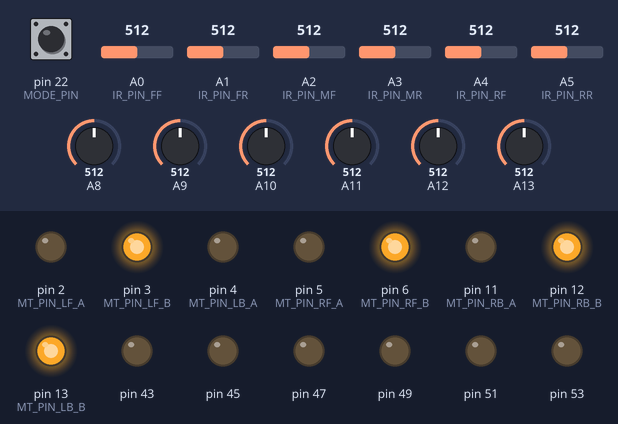
Recording of a sketch running on a simulated Arduino Mega 2560, built with avr-gcc and run on an emulated ATmega2560. On the bench: output pins drawn as LEDs (lit = HIGH). The test bench sets the inputs (shaded band); at power-on: A12 = 512, A4 (IR_PIN_RF) = 512, A1 (IR_PIN_FR) = 512, A0 (IR_PIN_FF) = 512, A2 (IR_PIN_MF) = 512, pin 22 (MODE_PIN) LOW, A3 (IR_PIN_MR) = 512, A5 (IR_PIN_RR) = 512, A8 = 512, A9 = 512, A10 = 512, A11 = 512, A13 = 512. What the sketch prints to the serial monitor is not drawn.

Above: at 3.7 s.
3.8 s: A12 set to 495
At 5.6 s:
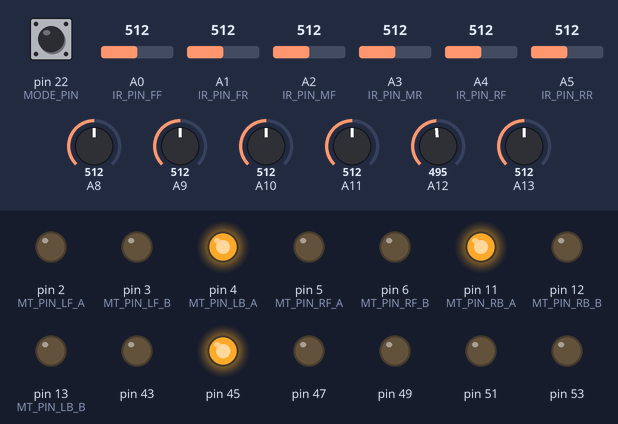
6.8 s: A4 (IR_PIN_RF) set to 488
At 8.2 s:
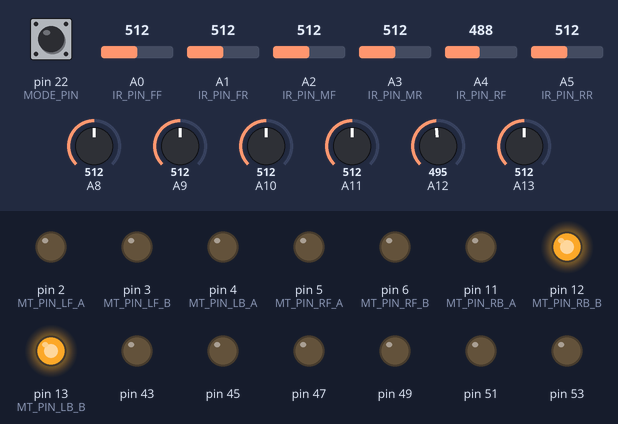
9.8 s: A1 (IR_PIN_FR) set to 519
11.5 s: A1 (IR_PIN_FR) set to 542
At 12.1 s:
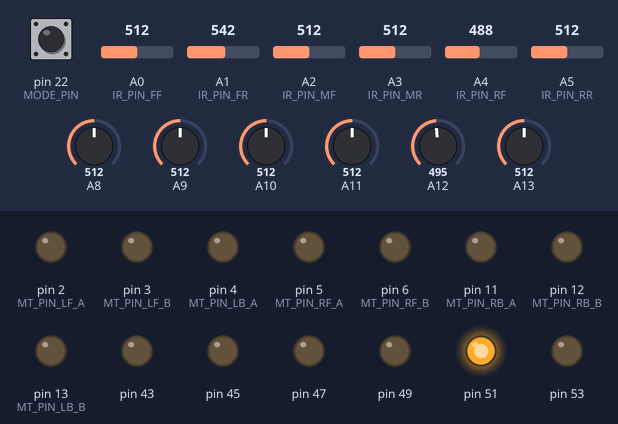
13.0 s: A0 (IR_PIN_FF) set to 716
At 13.8 s:
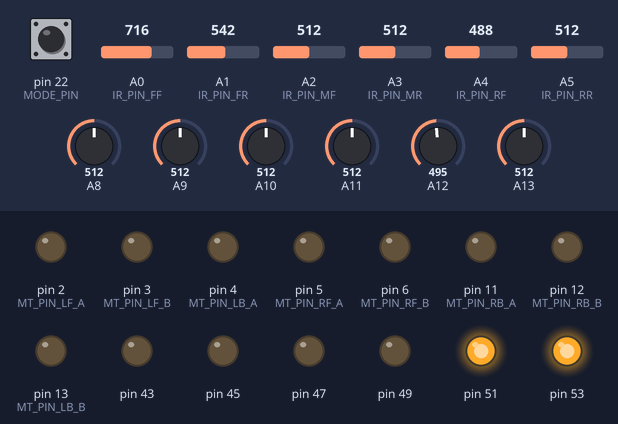
14.5 s: A2 (IR_PIN_MF) set to 716
At 14.9 s:
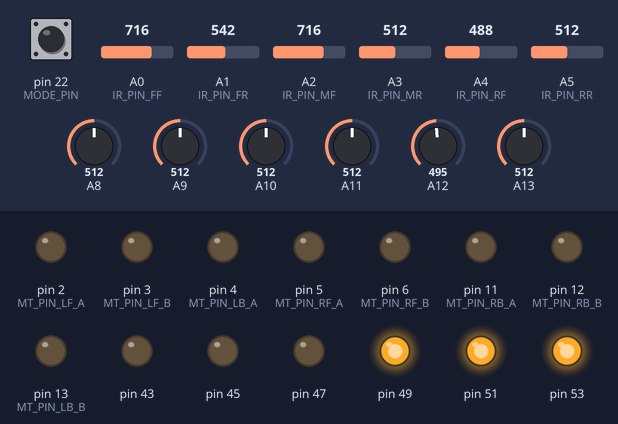
Timing chart, 0 to 17.0 s (numbered marks = the images above; inputs shaded):
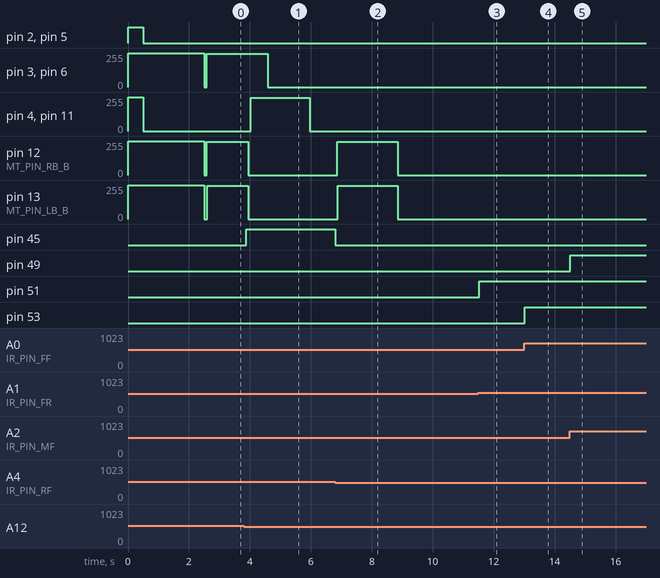

Measured:
- the behaviour switches between 510 and 509 on A12 (found by bisection; images 0 and 1)
- the behaviour switches between 496 and 495 on A4 (IR_PIN_RF) (found by bisection; images 1 and 2)
- the behaviour switches between 525 and 526 on A1 (IR_PIN_FR) (found by bisection; images 2 and 3)
- after the input at 3.8 s, pin 4 (MT_PIN_LB_A): 0/255 → 250/255 after 0.23 s, → 0/255 1.9 s later; pin 11 (MT_PIN_RB_A): 0/255 → 250/255 after 0.22 s, → 0/255 2.0 s later; pin 12 (MT_PIN_RB_B), pin 13 (MT_PIN_LB_B): 250/255 → 0/255 after 0.14 s instead of 0.74 s; pin 45: LOW → HIGH after 0.07 s
- after the input at 6.8 s, pin 12 (MT_PIN_RB_B): 0/255 → 250/255 after 0.07 s, → 0/255 2.0 s later; pin 13 (MT_PIN_LB_B): 0/255 → 250/255 after 0.08 s, → 0/255 2.0 s later; pin 45: HIGH → LOW at once
- after the input at 9.8 s, every drawn part: stays the same
- after the input at 11.5 s, pin 51: LOW → HIGH at once
- after the input at 13.0 s, pin 53: LOW → HIGH at once
- after the input at 14.5 s, pin 49: LOW → HIGH at once

The sketch:

destroyer1.ino
```cpp
//【最終版】小山小僧が角材をまたぐためのプログラム(半独立系)
//for Arduino MEGA
#include <math.h>

#include "motor_drives5.h"      //モータ制御
#include "dist_sens.h"          //測距センサ

#include "params.h"             //パラメータ一覧

#define LEG 4    //脚の本数
#define reverse_val(x) (-1 * x)
//変数
motor_drives4 mt_leg[LEG];     //脚伸縮用モータ
blockFinders  bfs;             //角材検知用センサユニット(赤外線)
int           leg_sts;         //脚の伸縮ステータス
int           ir_pins[][IR_SENSES][IR_VAL_TYPES] = {
                                                       { {IR_PIN_FF, IR_VAL_FF ,IR_LED_FF} ,{IR_PIN_FR, IR_VAL_FR ,IR_LED_FR} }
                                                      ,{ {IR_PIN_MF, IR_VAL_MF ,IR_LED_MF} ,{IR_PIN_MR, IR_VAL_MR ,IR_LED_MR} }
                                                      ,{ {IR_PIN_RF, IR_VAL_RF ,IR_LED_RF} ,{IR_PIN_RR, IR_VAL_RR ,IR_LED_RR} }
                                                   };

//boolean       control_mode = true;        //制御モード(true:オート false:マニュアル)
boolean       control_flg[2]  = {false,true};
destroy_led   d_led = destroy_led(DESTROY_LED1,DESTROY_LED2);  //ピンは逆でも可
void setup(){
Serial.begin(9600);

  pinMode(MODE_PIN       ,INPUT);         //制御モード(自動/手動)識別用
  pinMode(MANUAL_FRNT_PIN,INPUT);         //手動モード時の前脚ステータス
  pinMode(MANUAL_BACK_PIN,INPUT);         //手動モード時の後脚ステータス

  //センサ
  bfs        = blockFinders(ir_pins);                //赤外線センサユニット
  leg_sts    = bfs.getLegStatus();                   //脚の状態

  //モータ設定初期化
  mt_leg[0]  = motor_drives4(MT_PIN_RF_A  ,MT_PIN_RF_B);//右前脚モータ
  mt_leg[1]  = motor_drives4(MT_PIN_LF_A  ,MT_PIN_LF_B);//左前脚モータ
  mt_leg[2]  = motor_drives4(MT_PIN_RB_A  ,MT_PIN_RB_B);//右後脚モータ
  mt_leg[3]  = motor_drives4(MT_PIN_LB_A  ,MT_PIN_LB_B);//左後脚モータ

  //モータドライバ充電
  for(int i = 0;i < LEG;i++){
    mt_leg[i].motor_charge();
  }
  delay(W_UP_WAIT_TIME_1);

  //脚状態初期化
  for(int i = 0;i < LEG;i++){
    mt_leg[i].motor_ini();
  }
  delay(W_UP_WAIT_TIME_2);

  //モータを止める
  for(int i = 0;i < LEG;i++){
    mt_leg[i].motor_stop();
  }
  Serial.println("Wake up ");
  ///////////////////////////////////////////
}

//脚の状態確認用
inline void legsts_view(int sts){
  if(sts == FULL_SHRINK){
    //Serial.print("Front:UP    Rear:UP");
  }
  else if(sts == FRNT_STRECH){
    //Serial.print("Front:DOWN  Rear:UP");
  }
  else if(sts == BACK_STRECH){
    //Serial.print("Front:UP    Rear:DOWN");
  }
  else if(sts == FULL_STRECH){
    //Serial.print("Front:DOWN  Rear:DOWN");
  }
  else{
    //Serial.print("Err");
  }
}


void loop(){
//Serial.print("[");
//Serial.print(digitalRead(MODE_PIN));
//Serial.print(":");
//Serial.print(digitalRead(MANUAL_FRNT_PIN));
//Serial.print(":");
//Serial.print(digitalRead(MANUAL_BACK_PIN));
//Serial.print("]");
  //モードチェック
//  if(digitalRead(MODE_PIN) == MANUAL_MODE && !control_flg){//マニュアルモード切替(オルタネート)
//    control_mode = !control_mode;
//    control_flg  = true;
//  }
//  else{
//    control_flg  = false;
//  }
  control_flg[1] = control_flg[0];
  control_flg[0] = digitalRead(MODE_PIN);
  bfs.blockFinding();

//  if(control_mode){
  if(control_flg[0] == AUTO_MODE){  //自動制御モード[妖精モード](通常時/通信途絶時)

    //モード切替直後
    if(control_flg[1] != control_flg[0]){
      bfs.unitClear();    //全センサユニットを初期化
      d_led.led_stop();   //モード識別ランプを消灯
    }

    //角材対応
    bfs.blockFinding();                //角材検知
    leg_sts = bfs.getLegStatus();      //脚の状態を得る

//legsts_view(leg_sts);//動作チェック用

    //各脚の伸縮を決める
    if(leg_sts == FULL_STRECH){//クローラを使わない場合
      for(int i = 0;i < LEG;i++){
        mt_leg[i].setTargetVal(reverse_val(MAX_DRIVE_VAL));    //全脚伸ばす
      }
    }
    else{//クローラを使う場合
      if(leg_sts == FRNT_STRECH){//前輪＋クローラ
        //前輪伸ばす
        mt_leg[0].setTargetVal(reverse_val(MAX_DRIVE_VAL));
        mt_leg[1].setTargetVal(reverse_val(MAX_DRIVE_VAL));
        //後輪収納
        mt_leg[2].setTargetVal(MAX_DRIVE_VAL);
        mt_leg[3].setTargetVal(MAX_DRIVE_VAL);
      }
      else if(leg_sts == BACK_STRECH){//クローラ＋後輪
        //前輪収納
        mt_leg[0].setTargetVal(MAX_DRIVE_VAL);
        mt_leg[1].setTargetVal(MAX_DRIVE_VAL);
        //後輪伸ばす
        mt_leg[2].setTargetVal(reverse_val(MAX_DRIVE_VAL));
        mt_leg[3].setTargetVal(reverse_val(MAX_DRIVE_VAL));
      }
      else if(leg_sts == FULL_SHRINK){//クローラのみ
        //全輪収納
        for(int i = 0;i < LEG;i++){
          mt_leg[i].setTargetVal(MAX_DRIVE_VAL);
        }
      }
    }

//Serial.println("");
  }

  else if(control_flg[0] == MANUAL_MODE){//マニュアルモード[デストロイモード](非常時/坂道運転時)
//Serial.print("[000000]");

//    bfs.destroy_marker();
    d_led.led_ctrl();
    //前脚コントロール
    if     (digitalRead(MANUAL_FRNT_PIN) == MANUAL_STRECH){//伸ばす
      mt_leg[0].setTargetVal(reverse_val(MAX_DRIVE_VAL));
      mt_leg[1].setTargetVal(reverse_val(MAX_DRIVE_VAL));
//Serial.print("[111111]");
    }
    else if(digitalRead(MANUAL_FRNT_PIN) == MANUAL_SHRINK){//収納
      mt_leg[0].setTargetVal(MAX_DRIVE_VAL);
      mt_leg[1].setTargetVal(MAX_DRIVE_VAL);
//Serial.print("[222222]");
    }
    //後脚コントロール
    if     (digitalRead(MANUAL_BACK_PIN) == MANUAL_STRECH){//伸ばす
      mt_leg[2].setTargetVal(reverse_val(MAX_DRIVE_VAL));
      mt_leg[3].setTargetVal(reverse_val(MAX_DRIVE_VAL));
//Serial.print("[333333]");
    }
    else if(digitalRead(MANUAL_BACK_PIN) == MANUAL_SHRINK){//収納
      mt_leg[2].setTargetVal(MAX_DRIVE_VAL);
      mt_leg[3].setTargetVal(MAX_DRIVE_VAL);
//Serial.print("[444444]");
    }
//Serial.println("");
  }

  //各脚を伸縮する
  for(int i = 0;i < LEG;i++){
    mt_leg[i].motor_drive();//右前脚
  }

}
```

dist_sens.cpp
```cpp
//各種測距センサ用クラス

#include <arduino.h>
#include <math.h>
#include "dist_sens.h"
#include "params.h"

//////////////////////////////////////////////////////////
//blockFinderUnitクラス
//測距センサ1ペア分の管理用

//コンストラクタ
 blockFinderUnit::blockFinderUnit(){};
 blockFinderUnit::blockFinderUnit(int p_pins[][IR_VAL_TYPES]){

  pinF    = p_pins[IR_FRNT][BFU_OUTPUT];     //前側センサの接続ピン
  pinB    = p_pins[IR_BACK][BFU_OUTPUT];     //後側センサの接続ピン
  pinFval = p_pins[IR_FRNT][BFU_VALUE];      //前側センサの調整用ピン
  pinBval = p_pins[IR_BACK][BFU_VALUE];      //後側センサの調整用ピン
  pinFled = p_pins[IR_FRNT][BFU_LED];        //前側センサのインジケータランプ
  pinBled = p_pins[IR_BACK][BFU_LED];        //後側センサのインジケータランプ
//  flg[0]  = false;                           //前側センサの反応状態
//  flg[1]  = false;                           //後側センサの反応状態
//  i[0]    = 0;                               //角材カウンタ(now)
//  i[1]    = 0;                               //角材カウンタ(old)
//  sts[0]  = 0;                               //センサユニットのステータス(直近)(now)
//  sts[1]  = 10;                              //センサユニットのステータス(直近)(old)
//  bsts[0] = 10;                              //センサユニットのステータス(遷移)(now)
//  bsts[1] = 10;                              //センサユニットのステータス(遷移)(old)
//  way_flg = false;                           //角材を見つけたときのロボットの移動方向
  unitClear();                               //各種値の初期化

  //センサ調整用
  pinMode(pinFled,OUTPUT);
  pinMode(pinBled,OUTPUT);
  digitalWrite(pinFled,LOW);
  digitalWrite(pinBled,LOW);
}

//角材検知機能本体
void blockFinderUnit::block_finder(){
  flg[IR_FRNT] = getSts(pinF,pinFval);
  flg[IR_BACK] = getSts(pinB,pinBval);
  digitalWrite(pinFled,flg[IR_FRNT]);
  digitalWrite(pinBled,flg[IR_BACK]);

  sts[1] = sts[0];
  if     (flg[0]&&flg[0]!=flg[1]) sts[0] = IR_FRNT_ON;  //前側センサのみ反応あり
  else if(flg[0]&&flg[1])         sts[0] = IR_BOTH_ON;  //両方のセンサに反応あり
  else if(flg[1]&&flg[0]!=flg[1]) sts[0] = IR_BACK_ON;  //後側センサのみ反応あり
  else                            sts[0] = IR_BOTH_OFF;  //反応なし

  if(sts[0] != sts[1]){//ステータスが変わったとき
    i[1] = i[0];  //角材の数の変化を控えておく
    if( sts[0] == IR_BACK_ON
    && bsts[0] == IR_BOTH_ON
    && bsts[1] == IR_FRNT_ON){//前→後(増)
      i[0]++;
//      way_flg = true;
    }
    else if(sts[0] == 1 && bsts[0] == 2 && bsts[1] == 3){//後→前(減)
      i[0]--;
//      way_flg = false;
    }
    //ステータスが何から何に変わったか控えておく
    bsts[1] = bsts[0];
    bsts[0] = sts[0];
  }
Serial.print("(");
Serial.print(bsts[0]);
Serial.print(":");
Serial.print(bsts[1]);
Serial.print(")");
}

boolean blockFinderUnit::getSts(int p_pin                  //赤外線センサ
                               ,int p_pin_val              //感度調整用ボリューム
                               ){
  tmp_sens_val = analogRead(p_pin);      //センサ値を得る
  tmp_val_val  = analogRead(p_pin_val);  //しきい値を得る


  //センサの値を丸める
  tmp_val_val  /= IR_SENSITIV_VAL;
  tmp_val_val  *= IR_SENSITIV_VAL;

  //調整ボリュームの値を丸める
  tmp_val_val  /= IR_SENSITIV_VAL;
  tmp_val_val  *= IR_SENSITIV_VAL;
  tmp_val_val  += (IR_SENSITIV_VAL/2);
//Serial.print("[");
//Serial.print(tmp_sens_val);
//Serial.print(tmp_val_val);
//Serial.print("]");

  if     (tmp_sens_val >  tmp_val_val) return true;        //角材あり
  else if(tmp_sens_val <= tmp_val_val) return false;       //なし
}

//センサユニットのステータスを返す
int blockFinderUnit::getUnitStatus(){
  return sts[0];
}

//またいだ角材数を返す
int blockFinderUnit::getBlkCnt(){
  return i[0];
}

//角材上でロボットが動いた方向を返す
boolean blockFinderUnit::getWayFlg(){

  if(bsts[0] < bsts[1]) way_flg = false;  //後退時
  else                  way_flg = true;   //前進時

  return way_flg;
}

//角材検知ユニットのデータを初期化する
void blockFinderUnit::unitClear(){
  flg[0]  = false;                           //前側センサの反応状態
  flg[1]  = false;                           //後側センサの反応状態
  i[0]    = 0;                               //角材カウンタ(now)
  i[1]    = 0;                               //角材カウンタ(old)
  sts[0]  = 0;                               //センサユニットのステータス(直近)(now)
  sts[1]  = 10;                              //センサユニットのステータス(直近)(old)
  bsts[0] = 10;                              //センサユニットのステータス(遷移)(now)
  bsts[1] = 10;                              //センサユニットのステータス(遷移)(old)
  way_flg = false;                           //角材を見つけたときのロボットの移動方向
}

//マニュアルモード時にセンサ調整用LEDを互い違いに点灯させる
void blockFinderUnit::destroy_marker(boolean p_mt_led){
    digitalWrite(pinFled,!p_mt_led);
    digitalWrite(pinBled, p_mt_led);
}

//移動方向フラグを設定する
void blockFinderUnit::set_wayFlg(boolean p_flg){
  way_flg = p_flg;
}

//////////////////////////////////////////////////////////
//blockFindersクラス
//センサユニット3個を1グループとして連動管理する

//コンストラクタ
 blockFinders::blockFinders(){};
 blockFinders::blockFinders(int p_pins[][IR_SENSES][IR_VAL_TYPES]){

  //センサユニット初期化
  bfu[0] = blockFinderUnit(p_pins[0]);
  bfu[1] = blockFinderUnit(p_pins[1]);
  bfu[2] = blockFinderUnit(p_pins[2]);

  //脚部伸縮フラグ
  leg_flg[FRNT_LEGS] = true;
  leg_flg[BACK_LEGS] = true;

  leg_sts            = FULL_STRECH;
 }

//角材探知、脚伸縮ロジック本体
//戻り値：
//  0:両方伸ばす
//  1:前だけ縮める
//  2:両方縮める
//  3:後だけ縮める
void blockFinders::blockFinding(){
  //角材の有無を調べる
  for(int i = 0;i<3;i++){
    bfu[i].block_finder();
  }

//各位置の通過本数を見る
Serial.print("[");
Serial.print(bfu[0].getBlkCnt());
Serial.print("][");
Serial.print(bfu[1].getBlkCnt());
Serial.print("][");
Serial.print(bfu[2].getBlkCnt());
Serial.print("]");

//Serial.print("(");
//Serial.print(bfu[0].getWayFlg());
//Serial.print(")(");
//Serial.print(bfu[1].getWayFlg());
//Serial.print(")(");
//Serial.print(bfu[2].getWayFlg());
//Serial.print(")");

  //進入向きフラグ設定
  if(bfu[0].getBlkCnt() == bfu[1].getBlkCnt() && bfu[1].getBlkCnt() == bfu[2].getBlkCnt()){
    if(bfu[0].getUnitStatus() == 1 && bfu[1].getUnitStatus() == 0 && bfu[2].getUnitStatus() == 0){//前進で角材を越え始めた場合
      set_wayFlg(GO_FWRD);
    }
    else if(bfu[0].getUnitStatus() == 0 && bfu[1].getUnitStatus() == 0 && bfu[2].getUnitStatus() == 1){//後進で角材を越え始めた場合
      set_wayFlg(GO_BACK);
    }
  }

  //またいでいる途中の角材が無い場合
  if((bfu[0].getBlkCnt() == bfu[1].getBlkCnt() && bfu[1].getBlkCnt() == bfu[2].getBlkCnt())
  && (bfu[0].getUnitStatus() == 0 && bfu[1].getUnitStatus() == 0 && bfu[2].getUnitStatus() == 0)){
    //全脚を伸ばす
    leg_flg[FRNT_LEGS] = true;
    leg_flg[BACK_LEGS] = true;
  }
  else{

    //前脚を縮めるフラグ
    if(
      (bfu[0].getUnitStatus() >  0 && bfu[0].getBlkCnt() == bfu[1].getBlkCnt() &&  bfu[0].getWayFlg())    //前部センサの条件
    ||(bfu[1].getUnitStatus() == 1 && bfu[0].getBlkCnt() >  bfu[1].getBlkCnt() && !bfu[1].getWayFlg())    //重心部センサの条件
    ){
      leg_flg[FRNT_LEGS] = false;
    }

    //前脚を伸ばすフラグ
    else if(
      (bfu[0].getUnitStatus() == 0 && bfu[0].getBlkCnt() == bfu[1].getBlkCnt())   //前部センサの条件
    ||(bfu[0].getUnitStatus() >  0 && bfu[0].getBlkCnt() == bfu[1].getBlkCnt() && !bfu[0].getWayFlg())    //前部センサの条件
    ||(bfu[1].getUnitStatus() == 1 && bfu[0].getBlkCnt() >  bfu[1].getBlkCnt() &&  bfu[1].getWayFlg())    //重心部センサの条件
    ){
      leg_flg[FRNT_LEGS] = true;
    }

    //後脚を縮めるフラグ
    if(
      (bfu[2].getUnitStatus() >  0 && bfu[1].getBlkCnt() == bfu[2].getBlkCnt() && !bfu[2].getWayFlg())   //後部センサの条件
    ||(bfu[1].getUnitStatus() == 3 && bfu[1].getBlkCnt() >  bfu[2].getBlkCnt() &&  bfu[1].getWayFlg())   //重心部センサの条件
    ){
      leg_flg[BACK_LEGS] = false;
    }

    //後脚を伸ばすフラグ
    else if(
//      (bfu[2].getUnitStatus() >  1 && bfu[1].getBlkCnt() >= bfu[2].getBlkCnt())   //後部センサの条件
      (bfu[2].getUnitStatus() == 3 && bfu[1].getBlkCnt() == bfu[2].getBlkCnt())   //後部センサの条件
    ||(bfu[1].getUnitStatus() >  1 && bfu[1].getBlkCnt() >  bfu[2].getBlkCnt() && !bfu[2].getWayFlg())   //重心部センサの条件
    ||(bfu[2].getUnitStatus() == 3 && bfu[1].getBlkCnt() == bfu[2].getBlkCnt() &&  bfu[2].getWayFlg())   //後部センサの条件
    ){
      leg_flg[BACK_LEGS] = true;
    }
  }
  //フラグを基にステータスを設定する
  if(     !leg_flg[FRNT_LEGS] && !leg_flg[BACK_LEGS]) leg_sts = FULL_SHRINK;  //全脚縮める
  else if( leg_flg[FRNT_LEGS] && !leg_flg[BACK_LEGS]) leg_sts = FRNT_STRECH;  //前脚のみ伸ばす
  else if(!leg_flg[FRNT_LEGS] &&  leg_flg[BACK_LEGS]) leg_sts = BACK_STRECH;  //後脚のみ伸ばす
  else                                                leg_sts = FULL_STRECH;  //全脚伸ばす
//Serial.print("[[");
//Serial.print(leg_sts);
//Serial.print("]]");
};

//脚の伸縮ステータスを得る
int blockFinders::getLegStatus(){
  return leg_sts;
}

//全センサユニットの値を初期化する
void blockFinders::unitClear(){
  for(int i=0;i<IR_UNITS;i++){
    bfu[i].unitClear();
  }
}

//マニュアルモード時にセンサ調整用LEDを点滅させる
void blockFinders::destroy_marker(){
  mt_t_tmp = millis();
  if(mt_t + D_TIME < mt_t_tmp){
    mt_t = mt_t_tmp;
    mt_led = !mt_led;
    bfu[0].destroy_marker(mt_led);
    bfu[1].destroy_marker(mt_led);
    bfu[2].destroy_marker(mt_led);
  }
}

//移動方向フラグを設定する
void blockFinders::set_wayFlg(boolean p_flg){
  bfu[0].set_wayFlg(p_flg);
  bfu[1].set_wayFlg(p_flg);
  bfu[2].set_wayFlg(p_flg);
}

//コンストラクタ
 destroy_led::destroy_led(int p_led1,int p_led2){
  led1 = p_led1;
  led2 = p_led2;
}
//LEDチカチカ
void destroy_led::led_ctrl(){
   mt_t_tmp = millis();
  if(mt_t + D_TIME < mt_t_tmp){
    mt_t = mt_t_tmp;
    mt_led = !mt_led;
    digitalWrite(led1, mt_led);
    digitalWrite(led2,!mt_led);
  }
}
void destroy_led::led_stop(){
  digitalWrite(led1,LOW);
  digitalWrite(led2,LOW);
}
```

motor_drives5.cpp
```cpp
//計算により得た値を基に1個のモータを回すクラス
#include <arduino.h>
#include <math.h>
#include "motor_drives5.h"
#include "params.h"

  //コンストラクタ
  motor_drives4::motor_drives4(){};
  motor_drives4::motor_drives4(int    p_outa_pin        //モータ用ピン
                              ,int    p_outb_pin        //モータ用ピン
                              ){
    outa_pin      = p_outa_pin;                         //モータドライバに接続するピンを設定
    outb_pin      = p_outb_pin;                         //モータドライバに接続するピンを設定
    sign_turn_flg = false;
  };

  //モータの制御量を決める
  int motor_drives4::drive_val(double p_val){
//    return (int)pid_xy.pid(p_val);
    return p_val;
  }

  //モータを止める(ブレーキ)
  void motor_drives4::motor_stop(){
    analogWrite(outa_pin,STOP_VAL);
    analogWrite(outb_pin,STOP_VAL);
  }

  //モータドライバ充電
  void motor_drives4::motor_charge(){
    analogWrite(outa_pin,INI_DRIVE_VAL);
    analogWrite(outb_pin,INI_DRIVE_VAL);
  }

  //脚を強制的に伸ばす
  void motor_drives4::motor_ini(){
    analogWrite(outa_pin,BASE_VAL);
    analogWrite(outb_pin,INI_DRIVE_VAL);
  }

  //モータを回転させる
  void motor_drives4::motor_turn(){

    if(now_val >= 0){//脚を縮める
      analogWrite(outa_pin,drive_val(abs(BASE_VAL - now_val)) );
      analogWrite(outb_pin,BASE_VAL);
Serial.print("[UP NOW]");
    }
    else{//脚を伸ばす
      analogWrite(outa_pin,BASE_VAL);
      analogWrite(outb_pin,drive_val(abs(BASE_VAL - now_val)) );
Serial.print("[DOWN NOW]");
    }
  }

  //モータを止めるべきか判定する
  boolean motor_drives4::isStop(){
    tmp_tm = millis();
    if(sign_turn_flg){          //モータの回転方向(入力信号)が逆転した場合
      sign_turn_time = millis();  //逆転した時刻を得る
      sign_turn_flg  = false;
    }
    //止めるべき時刻でない
    if((tmp_tm >= (sign_turn_time + DRIVE_WAIT_TIME))    //逆転してから一定時間待った後
    && (tmp_tm <= (sign_turn_time + DRIVE_STOP_TIME))    //逆転してから脚を伸ばし切った/縮め切ったと思われる時間経っていない
     ){
       return false;         //止めない
     }
     else{
       return true;           //止める
     }
  }

  //モータを制御する
  void motor_drives4::motor_drive(){

    //モータを止める場合
    if(isStop()){
      motor_stop();                 //モータを止める
    }

    //モータを回す場合
    else{
      motor_turn();                 //モータを回す
    }
  }

  //PID処理の目標値を再設定する
  void motor_drives4::setTargetVal(double p_val){
    old_val = now_val;              //変更直前の値を取っておく
    now_val = p_val;                //現在の値を更新する
    if(old_val != now_val){
      sign_turn_flg = true;    //反転したとき
    }
    else{
      sign_turn_flg = false;   //反転していないとき
    }
  };
```

motor_drives5.h
```cpp
//モータ駆動クラスのヘッダファイル

#include <arduino.h>

#ifndef MOTOR_DRIVES4
#define MOTOR_DRIVES4

//クラス定義
class motor_drives4{
  private:
    //変数
    int           outa_pin;                  //モータドライバ用ピン
    int           outb_pin;                  //モータドライバ用ピン
    int           now_val;                   //現在の値
    int           old_val;                   //直前の値
    unsigned long tm_stops;                  //ブレーキをかけ始めた時刻
    unsigned long sign_turn_time;            //モータの回転方向が逆転した時刻
    boolean       sign_turn_flg;             //モータの回転方向が逆転を判断するためのフラグ 反転時:true、非反転時:false
    unsigned long tmp_tm;                    //
    //関数
    boolean isStop();                        //モータを止めるべきか判定する
//    boolean chk_turn_mode();                 //モータの回転方向(信号)が逆転したかチェックする
    int     drive_val(double p_val);         //モータの制御量を決める
    void    motor_turn();                    //モータを回す

  public:
    //関数
    //コンストラクタ
    motor_drives4();
    motor_drives4(int    p_outa_pin          //モータ用ピン
                 ,int    p_outb_pin          //モータ用ピン
                 );

    void motor_charge();                     //モータドライバ起動時チャージ用
    void motor_ini();                        //モータドライバ起動時チャージ用
    void motor_drive();                      //モータを制御する
    void motor_stop();                       //モータを止める(ブレーキ)
    void setTargetVal(double p_val);         //目標値をセットする

};
#endif
```

Source omitted: dist_sens.h (4004 bytes), params.h (2561 bytes)
